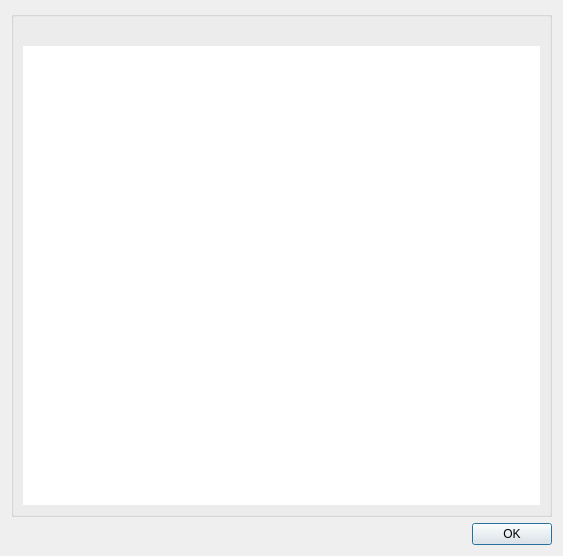
<?xml version="1.0" encoding="UTF-8"?>
<ui version="4.0">
 <class>SeerAboutDialogForm</class>
 <widget class="QDialog" name="SeerAboutDialogForm">
  <property name="geometry">
   <rect>
    <x>0</x>
    <y>0</y>
    <width>563</width>
    <height>556</height>
   </rect>
  </property>
  <property name="windowTitle">
   <string>About Seer</string>
  </property>
  <layout class="QGridLayout" name="gridLayout_2">
   <item row="0" column="0">
    <widget class="QGroupBox" name="groupBox">
     <property name="title">
      <string/>
     </property>
     <property name="flat">
      <bool>false</bool>
     </property>
     <layout class="QGridLayout" name="gridLayout">
      <item row="0" column="0">
       <widget class="QLabel" name="label">
        <property name="text">
         <string/>
        </property>
        <property name="pixmap">
         <pixmap>:/seer/resources/seer_256x256.png</pixmap>
        </property>
        <property name="scaledContents">
         <bool>false</bool>
        </property>
        <property name="alignment">
         <set>Qt::AlignCenter</set>
        </property>
       </widget>
      </item>
      <item row="1" column="0">
       <widget class="QTextEdit" name="textEdit">
        <property name="frameShape">
         <enum>QFrame::NoFrame</enum>
        </property>
        <property name="frameShadow">
         <enum>QFrame::Plain</enum>
        </property>
        <property name="horizontalScrollBarPolicy">
         <enum>Qt::ScrollBarAsNeeded</enum>
        </property>
        <property name="lineWrapMode">
         <enum>QTextEdit::WidgetWidth</enum>
        </property>
        <property name="readOnly">
         <bool>true</bool>
        </property>
        <property name="html">
         <string>&lt;!DOCTYPE HTML PUBLIC &quot;-//W3C//DTD HTML 4.0//EN&quot; &quot;http://www.w3.org/TR/REC-html40/strict.dtd&quot;&gt;
&lt;html&gt;&lt;head&gt;&lt;meta name=&quot;qrichtext&quot; content=&quot;1&quot; /&gt;&lt;meta charset=&quot;utf-8&quot; /&gt;&lt;style type=&quot;text/css&quot;&gt;
p, li { white-space: pre-wrap; }
&lt;/style&gt;&lt;/head&gt;&lt;body style=&quot; font-family:'Microsoft YaHei UI'; font-size:9pt; font-weight:400; font-style:normal;&quot;&gt;
&lt;p style=&quot;-qt-paragraph-type:empty; margin-top:12px; margin-bottom:12px; margin-left:0px; margin-right:0px; -qt-block-indent:0; text-indent:0px; font-family:'Noto Sans'; font-size:10pt;&quot;&gt;&lt;br /&gt;&lt;/p&gt;&lt;/body&gt;&lt;/html&gt;</string>
        </property>
       </widget>
      </item>
     </layout>
    </widget>
   </item>
   <item row="1" column="0">
    <widget class="QDialogButtonBox" name="buttonBox">
     <property name="orientation">
      <enum>Qt::Horizontal</enum>
     </property>
     <property name="standardButtons">
      <set>QDialogButtonBox::Ok</set>
     </property>
    </widget>
   </item>
  </layout>
 </widget>
 <resources/>
 <connections>
  <connection>
   <sender>buttonBox</sender>
   <signal>accepted()</signal>
   <receiver>SeerAboutDialogForm</receiver>
   <slot>accept()</slot>
   <hints>
    <hint type="sourcelabel">
     <x>248</x>
     <y>254</y>
    </hint>
    <hint type="destinationlabel">
     <x>157</x>
     <y>274</y>
    </hint>
   </hints>
  </connection>
  <connection>
   <sender>buttonBox</sender>
   <signal>rejected()</signal>
   <receiver>SeerAboutDialogForm</receiver>
   <slot>reject()</slot>
   <hints>
    <hint type="sourcelabel">
     <x>316</x>
     <y>260</y>
    </hint>
    <hint type="destinationlabel">
     <x>286</x>
     <y>274</y>
    </hint>
   </hints>
  </connection>
 </connections>
</ui>
